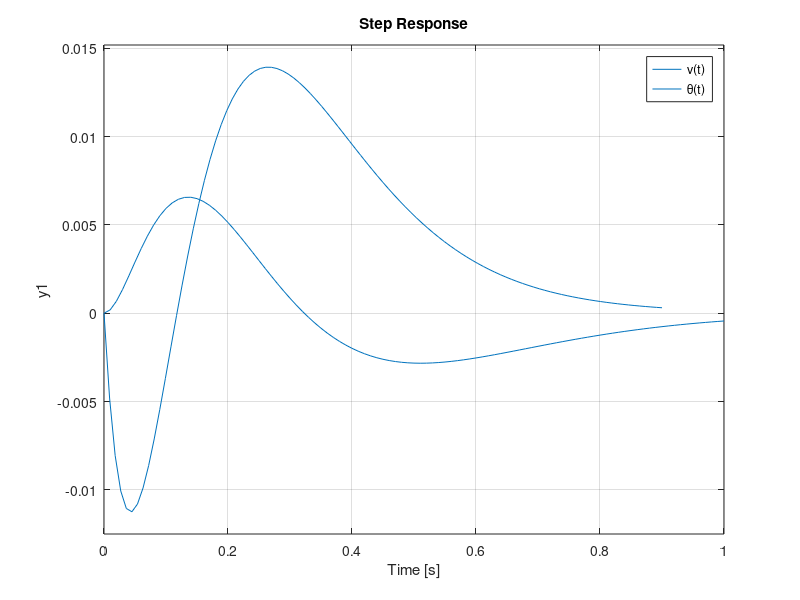

The MATLAB source for this figure: (Note: this script raises an error after producing the figure.)
%% Controlador Variables de estado
clear
clc

A = [0 1 0 0; 0 -0.5452 -6.2896 0; 0 0 0 1; 0 3.7793 88.158 0];
B = [0; -0.63102; 0; 4.3742];
C = [0 1 0 0];
D = 0;

segway = ss(A,B,C,D);
[num1, den1] = ss2tf(A,B,C,D);
G = tf(num1,den1);

polos = [-9 -9.2 -9.4 -9.6];


k = place(A,B,polos); %acker

An = A - B*k;

nsys = ss(An,B,C,D);

C2 = [0 0 1 0];

tsys = ss(An,B,C2,D);
nnsys = feedback(nsys,1);
tnsys = feedback(tsys,1);

figure(2)
step(nnsys);
hold on;
step(tnsys);
hold off;

legend('v(t)', '\theta(t)');




%%
[r,p,k] = residue(num1,den1)

x1 = tf(r(1), [ 1 -p(1)] )
x2 = tf(r(2), [ 1 -p(2)] );
x3 = tf(r(3), [ 1 -p(3)] );
x4 = tf(r(4), [ 1 -p(4)] );

xx = x1 + x2 +x3+x4









%%
n=size(A);
I=eye(n(1));
%s=tf('s');
%kp1-kpn
syms kp1 kp2 kp3 kp4 s
Kj = [kp1 kp2 kp3 kp4];
eqn1 = det(s*I-A+B*Kj);%== 0 
eqn2=simplify(eqn1)
grado_pol=polynomialDegree(eqn2,s);
coefic=coeffs(eqn2,s)

%%
kp1 = vpasolve(eqn1==0,kp1)
kp2 = vpasolve(eqn1==0,kp2)
kp3 = vpasolve(eqn1==0,kp3)
kp4 = vpasolve(eqn1==0,kp4)
%%
raices = root(eqn1,s);

kp1=root(eqn1,s,kp1)

kp2=raices(2);
kp3=raices(3);
kp4=raices(4);



